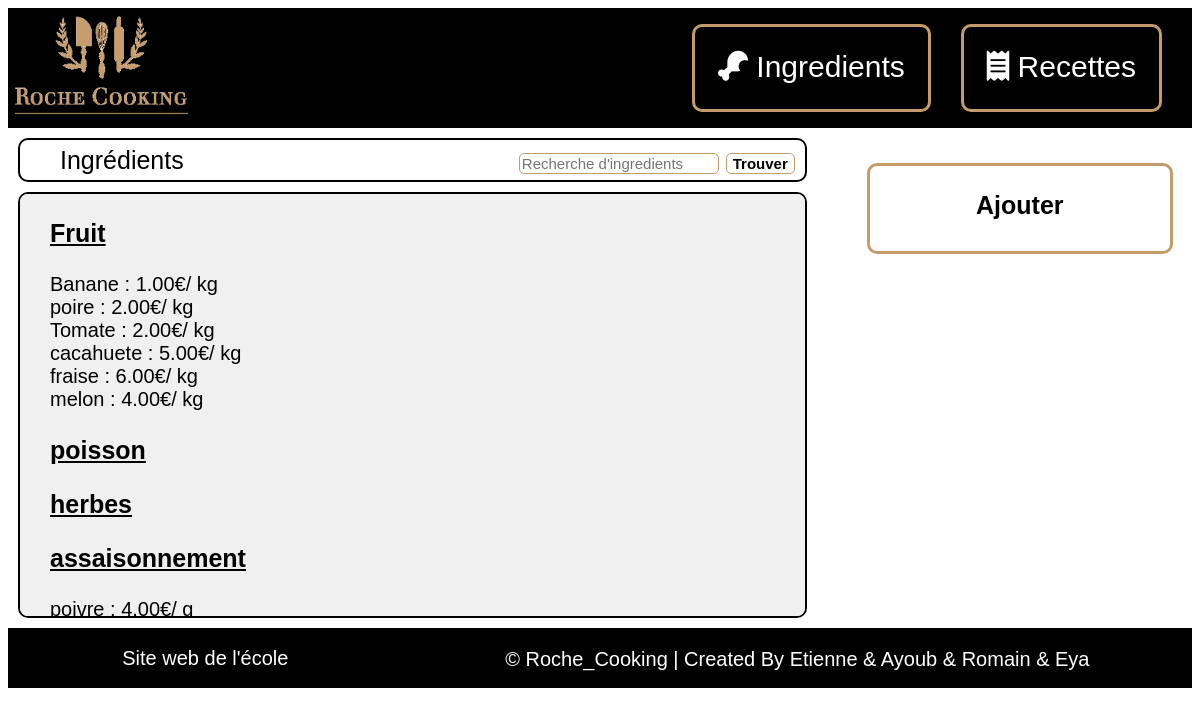
Before: / with the older database file.
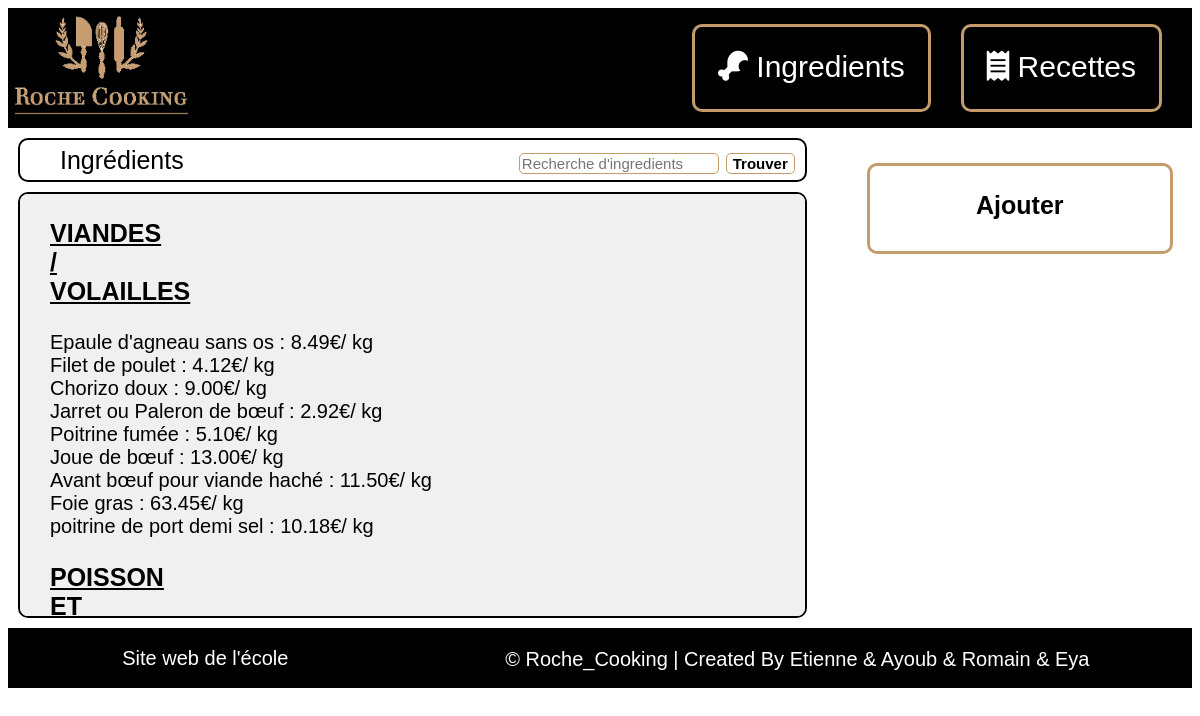
After: the same page with the newer database file.
### tables this page shows
CREATE TABLE `typeingredient` (
  `idTypeIngredient` int(11) NOT NULL,
  `nomTypeIngredient` varchar(50) NOT NULL
);

CREATE TABLE `ingredient` (
  `idIngredient` int(11) NOT NULL,
  `idTypeIngredient` int(11) NOT NULL,
  `idTVA` varchar(50) NOT NULL,
  `nomIngredient` varchar(50) NOT NULL,
  `unite` varchar(50) NOT NULL,
  `allergene` tinyint(1) NOT NULL,
  `prixUnitaire` decimal(10,2) NOT NULL
);

### controller/ControllerIngredient.php (called while the page is built, shortened)
<?php
require_once (File::build_path(array("model", "ModelIngredient.php")));
require_once (File::build_path(array("model", "ModelTypeIngredient.php")));
class ControllerIngredient {
    public static function readAll()
    {
        $tab_i = ModelIngredient::selectAll();
        $typeIngredientListe = ModelTypeIngredient::selectAll();
        require (File::build_path(array("view", "view.php")));
    }
}

### index.php (called while the page is built, shortened)
<?php
        require_once File::build_path(array("controller", "routeur.php"));
?>

### model/Model.php (called while the page is built, shortened)
<?php
class Model {
    public static $pdo;
    public static function Init() {
        $hostname = Conf::getHostname();
        $database_name = Conf::getDatabase();
        $login = Conf::getLogin();
        $password = Conf::getPassword();
        try {
            self::$pdo = new PDO("mysql:host=$hostname;dbname=$database_name", $login, $password,
                    array(PDO::MYSQL_ATTR_INIT_COMMAND => "SET NAMES utf8"));
            self::$pdo->setAttribute(PDO::ATTR_ERRMODE, PDO::ERRMODE_EXCEPTION);
        } catch (PDOException $e) {
            if (Conf::getDebug()) {
                echo $e->getMessage();
            } else {
                echo 'Une erreur est survenue <a href=""> retour a la page d\'accueil </a>';
            }
            die();
        }
    }
    public static function selectAll() {
        $table_name = static::$object;
        $class_name = "Model" . ucfirst($table_name);
        $rep = (Model::$pdo)->query("Select * From " . ucfirst($table_name));
        $rep->setFetchMode(PDO::FETCH_CLASS, $class_name);
        $tab = $rep->fetchAll();
        return $tab;
    }
}

### model/ModelTypeIngredient.php (called while the page is built, shortened)
<?php
require_once File::build_path(array("model", "Model.php"));
class ModelTypeIngredient extends Model{
    private $idTypeIngredient;
    private $nomTypeIngredient;
    function getIdTypeIngredient() {
        return $this->idTypeIngredient;
    }
    function getNomTypeIngredient() {
        return $this->nomTypeIngredient;
    }
}

### model/ModelIngredient.php (called while the page is built, shortened)
<?php
require_once File::build_path(array("model", "Model.php"));
class ModelIngredient extends Model{
    private $idIngredient;
    private $idTypeIngredient;
    private $nomIngredient;
    private $unite;
    private $prixUnitaire;
    function getIdIngredient() {
        return $this->idIngredient;
    }
    function getIdTypeIngredient() {
        return $this->idTypeIngredient;
    }
    function getNomIngredient() {
        return $this->nomIngredient;
    }
    function getPrixUnitaire() {
        return $this->prixUnitaire;
    }
    function getUnite(){
        return $this->unite;
    }
}

### view/ingredient/list.php (the view, shortened to what this page needs)
<head>
    <link rel="stylesheet" type="text/css" href="style/style_contenu_bd.css">
    <link rel="stylesheet" type="text/css" href="style/style_bouton_gestion_bd.css">
</head>
<body>
    <div id="corps">
            <div id="fenetre">
                <div id="entete">
                    <ul>
                        <li>Ingrédients</li>
                        <li>
                            <form method="GET" action="index.php" controller="ingredient">
                                <input id="barre_recherche" type="search" name="Recherche" placeholder="Recherche d'ingredients">
                                <input id="bouton_recherche" type="submit" value="Trouver">
                            </form>
                        </li>
                    </ul>
                </div>
                <div id="contenu">
                    <p>
                        <?php
                            foreach($typeIngredientListe as $type){
                            echo "<div id='type_ingredient'><p>" .  '<a href= "index.php?action=read&controller=typeingredient&idTypeIngredient=' . $type->getIdTypeIngredient() . '">' . $type->getNomTypeIngredient() . '</p></div>';
                            $idType = $type->getIdTypeIngredient();
                            foreach ($tab_i as $ingredient) {
                                if ($idType == $ingredient->getIdTypeIngredient()){
                                    $prix = $ingredient->getPrixUnitaire();
                                    $nom = $ingredient->getNomIngredient();
                                    $unite = $ingredient->getUnite();
                                    echo '<div id="list_ingredient"><a href= "index.php?action=read&idIngredient=' . $ingredient->getIdIngredient() . '">' . $nom . " : " . $prix . "€/ ". $unite . "</a>" . '</div>';
                                }
                            }
                        }
                        ?>
                    </p>
                </div>
            </div>
            <div id="boutons">
                <ul>
                    <li class="case"><a href="index.php?controller=ingredient&action=create">Ajouter</li>
                </ul>
            </div>
    </div>
</body>

### controller/routeur.php (shortened to what this page needs)
<?php
require_once File::build_path(array('controller','ControllerIngredient.php'));
if (isset($_GET['action'])){
    $action = $_GET["action"];
}
else {
    $action = "readAll";
}
    $controller_default = 'ingredient';
$controller_class = 'Controller'.ucfirst($controller_default);
$method = get_class_methods($controller_class);
if(class_exists($controller_class)){
    if (in_array($action, $method)){
    $controller_class::$action();
    }
    else {
        ControllerPierre::error();
    }
}
else {
    ControllerPierre::error();
}
?>

### view/view.php (shortened to what this page needs)
<!DOCTYPE html>
<html>
<head>
    <link rel="stylesheet" type="text/css" href="style/style.css">
    <link rel="stylesheet" type="text/css" href="style/style_formulaire.css">
    <link rel="stylesheet" href="https://ajax.googleapis.com/ajax/libs/jqueryui/1.12.1/themes/smoothness/jquery-ui.css">
    <link rel="stylesheet" href="https://cdnjs.cloudflare.com/ajax/libs/chosen/1.8.7/chosen.min.css" />
</head>
<header>
    <div id='Menu'>
        <?php include("menu.php"); ?>
    </div>
</header>
<body>
    <div id="body">
                <?php
                $filepath = File::build_path(array("view", $controller, "$view.php"));
                require $filepath;
                ?>
    </div>
</body>
<footer>
    <div id='Footer'>
        <?php include("footer.php"); ?>
    </div>
</footer>
</html>

### view/menu.php (shortened to what this page needs)
<link rel="stylesheet" href="style/style_menu.css">
<link rel="stylesheet" href="https://use.fontawesome.com/releases/v5.15.4/css/all.css">
<div id="Bloc_menu">
	<div>
		<a href = index.php><img id='logo' src="images/logo.png"></a>
	</div>
	<nav>
        <ul>
			<li><a href = index.php?action=readAll&controller=ingredient ><i class="fas fa-drumstick-bite"></i> Ingredients</a></li>
			<li><a href = index.php?action=readAll&controller=recette ><i class="fas fa-receipt"></i> Recettes</a></li>
        </ul>
	</nav>
</div>

### view/footer.php
<link rel="stylesheet" href="style/style_footer.css">
<footer id="Bloc_footer">
	<div id="lien">
		<p> <a href="https://www.lyceehoteliergeorgesfreche.fr" target="_blank">Site web de l'école</a></p>
	</div>
	<div id="nous">
	&copy; Roche_Cooking | Created By Etienne & Ayoub & Romain & Eya
	</div>
</footer>

### style/style.css (style rules this page uses)
#Menu { height: 120px; width: auto; background-color: black ; }
#corps { background-color: white; display: flex; }
#fenetre { display: flex; flex-direction: column; width: 70%; height: 500px; }

### style/style_menu.css (style rules this page uses)
#Bloc_menu { display: flex; width: 100%; height: 120px; font-family: 'Arial','Verdana'; background-color: black; }
#logo { display: flex; padding: 7px; height: 100px; width: auto; }
nav { display: flex; width: 100%; text-align: center; }
nav ul { text-align: middle ; margin-left: auto; display: flex; list-style-type: none; }
nav li { font-size: 30px; margin-right: 30px; border-style: solid; border-radius: 10px; padding: 23px; border-color: rgb(196, 156, 108); }
nav a { text-decoration: none; color: white; transition: 400ms; }

### style/style_contenu_bd.css (style rules this page uses)
#entete { margin: 10px; margin-bottom: 0px; border: solid black 2px; border-radius: 10px; display: flex; height: 40px; align-items: center; font-size: 25px; font-family: 'Arial','Verdana'; }
#entete ul { display: flex; list-style: none; width: 100%; justify-content: space-between; }
#entete ul li { margin-right: 10px; }
#contenu { border: solid black 2px; border-radius: 10px; background-color: rgb(240, 240, 240); padding-right: 30px; padding-left: 30px; margin: 10px; height: 440px; overflow-y: scroll; text-align: justify; font-size: 20px; font-family: 'Arial','Verdana'; }
#type_ingredient { font-size: 25px; text-decoration: underline; font-weight: bold; width: 10px; }
#type_ingredient a { text-decoration: none; color: black; transition: 400ms; }
#list_ingredient { font-size: 20px; }
#list_ingredient a { text-decoration: none; color: black; transition: 400ms; }
#barre_recherche { font-size: 15px; padding-left: 2px; border:solid 1px rgb(196, 156, 108); border-radius: 5px; width: 200px; }
#bouton_recherche { border:solid 1px rgb(196, 156, 108); border-radius: 5px; background-color: transparent; font-size: 15px; font-weight: bold; transition: 400ms; }

### style/style_bouton_gestion_bd.css (style rules this page uses)
#boutons { display: flex; height: 480px; width: 30%; margin: 10px; font-size: 25px; font-weight: bold; font-family: 'Arial','Verdana'; }
#boutons ul { display: flex; flex-direction: column; justify-content: top; align-items: center; list-style: none; width: 100%; margin-right: 10px; padding-right: 15px; }
#boutons li { margin-bottom: 15px; border-style: solid; border-color: rgb(196, 156, 108); border-radius: 10px; }
.case { width: 300px; height: 60px; text-align: center; padding-top: 25px; }
.case a { text-decoration: none; color: black; transition: 400ms; }

### style/style_footer.css (style rules this page uses)
#Bloc_footer { display: flex; background-color: black; height: 60px; font-family: 'Arial','Verdana'; color: white; align-items: middle; font-size: 20px; }
#lien { display: flex; width: 50%; align-items: center; justify-content: center; }
#lien a { text-decoration: none; color: white; transition: 400ms; }
#nous { height: 50px; width: 100%; text-align: center; bottom: 0px; left: 0px; padding-top: 20px; }

Changed rows visible on the page:
removed typeingredient: nomTypeIngredient "Fruit"
removed ingredient: nomIngredient "Banane", prixUnitaire "1.00", unite "kg", shown under "Fruit"
removed ingredient: nomIngredient "poire", prixUnitaire "2.00", unite "kg", shown under "Fruit"
removed ingredient: nomIngredient "Tomate", prixUnitaire "2.00", unite "kg", shown under "Fruit"
removed ingredient: nomIngredient "cacahuete", prixUnitaire "5.00", unite "kg", shown under "Fruit"
removed ingredient: nomIngredient "fraise", prixUnitaire "6.00", unite "kg", shown under "Fruit"
removed ingredient: nomIngredient "melon", prixUnitaire "4.00", unite "kg", shown under "Fruit"
removed typeingredient: nomTypeIngredient "poisson"
removed typeingredient: nomTypeIngredient "herbes"
removed typeingredient: nomTypeIngredient "assaisonnement"
removed ingredient: nomIngredient "poivre", prixUnitaire "4.00", unite "g", shown under "assaisonnement"
added typeingredient: nomTypeIngredient "VIANDES / VOLAILLES"
added ingredient: nomIngredient "Epaule d'agneau sans os", prixUnitaire "8.49", unite "kg", shown under "VIANDES / VOLAILLES"
added ingredient: nomIngredient "Filet de poulet", prixUnitaire "4.12", unite "kg", shown under "VIANDES / VOLAILLES"
added ingredient: nomIngredient "Chorizo doux", prixUnitaire "9.00", unite "kg", shown under "VIANDES / VOLAILLES"
added ingredient: nomIngredient "Jarret ou Paleron de bœuf", prixUnitaire "2.92", unite "kg", shown under "VIANDES / VOLAILLES"
added ingredient: nomIngredient "Poitrine fumée", prixUnitaire "5.10", unite "kg", shown under "VIANDES / VOLAILLES"
added ingredient: nomIngredient "Joue de bœuf", prixUnitaire "13.00", unite "kg", shown under "VIANDES / VOLAILLES"
added ingredient: nomIngredient "Avant bœuf pour viande haché", prixUnitaire "11.50", unite "kg", shown under "VIANDES / VOLAILLES"
added ingredient: nomIngredient "Foie gras", prixUnitaire "63.45", unite "kg", shown under "VIANDES / VOLAILLES"
added ingredient: nomIngredient "poitrine de port demi sel", prixUnitaire "10.18", unite "kg", shown under "VIANDES / VOLAILLES"
added typeingredient: nomTypeIngredient "POISSON ET…"
